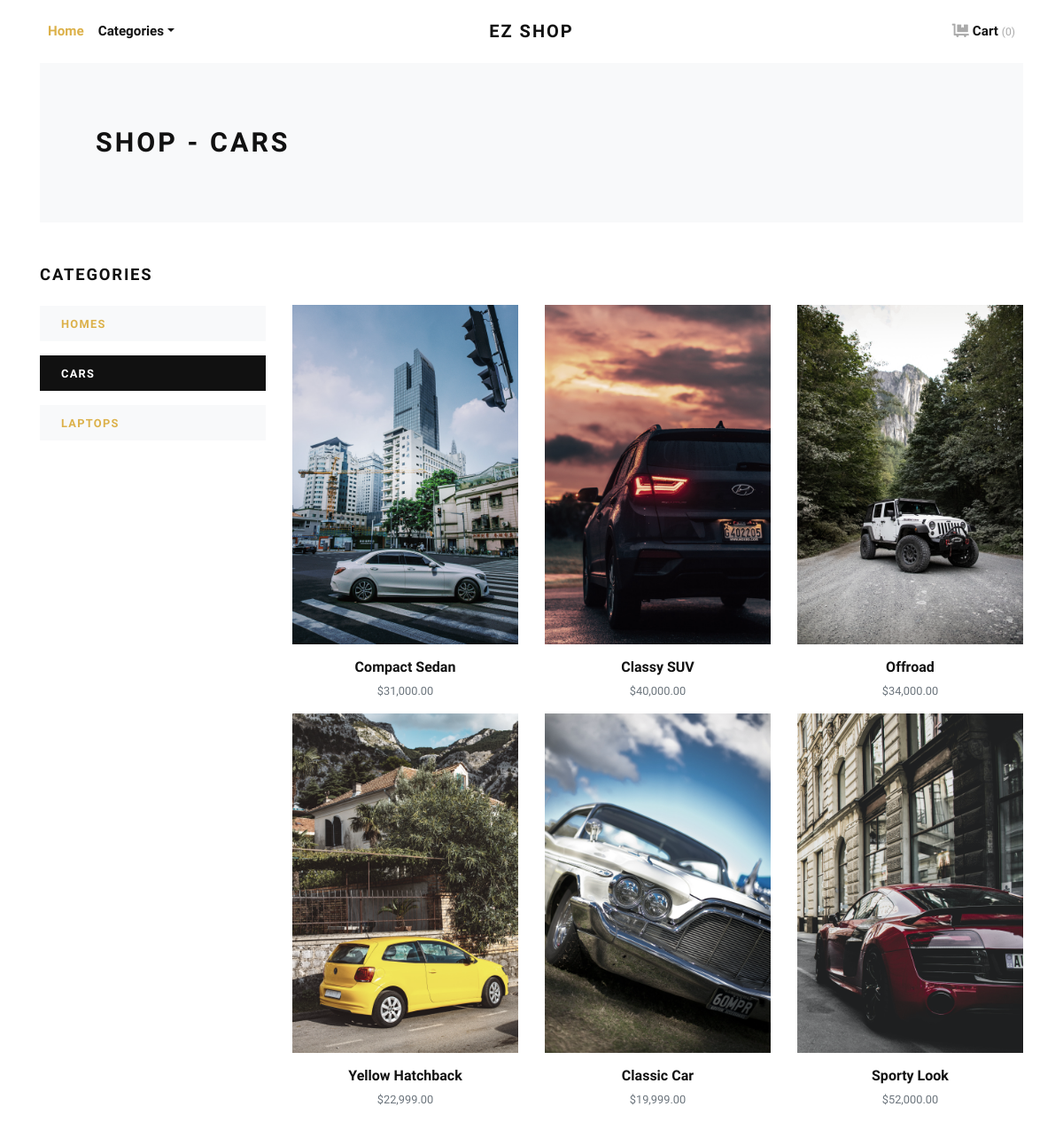
Screenshot of /cars/ with the database file from the repository.
### estore/models.py (models this page shows, shortened)
class Category(models.Model):
    title = models.CharField(max_length=50, verbose_name="Category Title")
    url_slug = models.SlugField(max_length=55, verbose_name="Category URL Slug")
    category_image = models.ImageField(upload_to='category', blank=True, null=True, verbose_name="Category Image")
    created_at = models.DateTimeField(auto_now_add=True, verbose_name="Created Date")
    class Meta:
        verbose_name_plural = 'Categories'
        ordering = ('-created_at', )

class Product(models.Model):
    title = models.CharField(max_length=150, verbose_name="Product Title")
    product_image = models.ImageField(upload_to='product', blank=True, null=True, verbose_name="Product Image")
    price = models.DecimalField(max_digits=8, decimal_places=2)
    category = models.ForeignKey(Category, verbose_name="Product Categoy", on_delete=models.CASCADE)
    created_at = models.DateTimeField(auto_now_add=True, verbose_name="Created Date")
    class Meta:
        verbose_name_plural = 'Products'
        ordering = ('-created_at', )

### estore/views.py (the view)
# urls.py: path('<slug:url_slug>/', views.category_products, name="category-products")
def category_products(request, url_slug):
    category = get_object_or_404(Category, url_slug=url_slug)
    products = Product.objects.filter(category=category)
    categories = Category.objects.all()
    context = {
        'category': category,
        'products': products,
        'categories': categories,
    }
    return render(request, 'estore/category_products.html', context)

### estore/context_helper.py (called while the page is built)
def store_menu(request):
    categories = Category.objects.filter()
    context = {
        'categories_menu': categories,
    }
    return context

def cart_menu(request):
    cart_items = Cart.objects.all()
    context = { 'cart_items': cart_items }
    return context

### estore/templates/estore/category_products.html (shortened to what this page needs)
{% extends 'estore/base.html' %}
{% load static %}
{% load humanize %}
{% block content %}
<div class="container">
  <section class="py-5 bg-light">
    <div class="container">
      <div class="row px-4 px-lg-5 py-lg-4 align-items-center">
        <div class="col-lg-6">
          <h1 class="h2 text-uppercase mb-0">Shop - {{category.title}}</h1>
        </div>
      </div>
    </div>
  </section>
  <section class="py-5">
    <div class="container p-0">
      <div class="row">
        <div class="col-lg-3 order-2 order-lg-1">
          <h5 class="text-uppercase mb-4">Categories</h5>
          {% if categories %}
          {% for cat in categories %}
          <a href="{% url 'estore:category-products' cat.url_slug %}">
            <div class="py-2 px-4 {% if category == cat %}bg-dark text-white {% else %}bg-light{% endif %} mb-3">
              <strong class="small text-uppercase font-weight-bold">{{cat.title}}</strong>
            </div>
          </a>
          {% endfor %}
          {% endif %}
        </div>
        <div class="col-lg-9 order-1 order-lg-2 mb-5 mb-lg-0">
          <div class="row" style="margin-top: 45px;">
            {% if products %}
            {% for product in products %}
            <div class="col-lg-4 col-sm-6">
              <div class="product text-center">
                <div class="mb-3 position-relative">
                  <img class="img-fluid w-100" src="{{product.product_image.url}}" alt="{{product.title}}">
                </div>
                <h6>{{product.title}}</h6>
                <p class="small text-muted">${{product.price|intcomma}}</p>
              </div>
            </div>
            {% endfor %}
            {% endif %}
          </div>
        </div>
      </div>
    </div>
  </section>
</div>
{% endblock content %}

### estore/templates/estore/base.html (shortened to what this page needs)
{% load static %}
<!DOCTYPE html>
<html>
<head>
  <link rel="stylesheet" href="{% static 'vendor/bootstrap/css/bootstrap.min.css' %}">
  <link rel="stylesheet" href="{% static 'vendor/lightbox2/css/lightbox.min.css' %}">
  <link rel="stylesheet" href="{% static 'vendor/nouislider/nouislider.min.css' %}">
  <link rel="stylesheet" href="{% static 'vendor/bootstrap-select/css/bootstrap-select.min.css' %}">
  <link rel="stylesheet" href="{% static 'vendor/owl.carousel2/assets/owl.carousel.min.css' %}">
  <link rel="stylesheet" href="{% static 'vendor/owl.carousel2/assets/owl.theme.default.css' %}">
  <link rel="stylesheet" href="{% static 'css/style.default.css' %}" id="theme-stylesheet">
  <link rel="stylesheet" href="{% static 'css/custom.css' %}">
</head>
<body>
  <div class="page-holder">
    {% include 'estore/navbar.html' %}
    {% block content %}
    {% endblock content %}
    {% include 'estore/scripts.html' %}

### estore/templates/estore/navbar.html (shortened to what this page needs)
{% load static %}
<header class="header bg-white">
  <div class="container px-0 px-lg-3">
    <nav class="navbar navbar-expand-lg navbar-light py-3 px-lg-0"><a class="navbar-brand"
        href="{% url 'estore:home' %}"><span class="font-weight-bold text-uppercase text-dark">EZ Shop</span></a>
      <div class="collapse navbar-collapse" id="navbarSupportedContent">
        <ul class="navbar-nav mr-auto">
          <li class="nav-item">
            <a class="nav-link active" href="{% url 'estore:home' %}">Home</a>
          </li>
          <li class="nav-item dropdown"><a class="nav-link dropdown-toggle" id="pagesDropdown" href="#"
              data-toggle="dropdown" aria-haspopup="true" aria-expanded="false">Categories</a>
          </li>
        </ul>
        <ul class="navbar-nav ml-auto">
          <li class="nav-item">
            <a class="nav-link" href="{% url 'estore:cart' %}">
              <i class="fas fa-dolly-flatbed mr-1 text-gray"></i>Cart
              <small class="text-gray">({{cart_items.count}})</small>
            </a>
          </li>
        </ul>
      </div>
    </nav>
  </div>
</header>

### estore/templates/estore/scripts.html (shortened to what this page needs)
{% load static %}
      <link rel="stylesheet" href="https://use.fontawesome.com/releases/v5.7.1/css/all.css">
    </div>
  </body>
</html>

### static/css/style.default.css (style rules this page uses)
.text-gray { color: #aaa !important; }
strong { font-weight: 700; }
.navbar { position: relative; }
@media (min-width: 992px) { .navbar-brand { position: absolute; top: 50%; left: 50%; -webkit-transform: translate(-50%, -50%); transform: translate(-50%, -50%); } }
.product img { -webkit-filter: grayscale(40%); filter: grayscale(40%); transition: all 0.3s; }
.text-uppercase { text-transform: uppercase; letter-spacing: 0.1em; }
.navbar { padding: 0.5rem 1rem; }
.navbar-brand { display: inline-block; padding-top: 0.3125rem; padding-bottom: 0.3125rem; margin-right: 1rem; font-size: 1.25rem; }
.navbar-light .navbar-brand { color: #dcb14a; }
.navbar-light .navbar-nav .nav-link { color: rgba(17, 17, 17, 0.99); font-weight: 800; font-size: 0.95rem; transition: all 0.3s; }
.navbar-light .navbar-nav .show > .nav-link, .navbar-light .navbar-nav .active > .nav-link, .navbar-light .navbar-nav .nav-link.show, .navbar-light .navbar-nav .nav-link.active { color: #dcb14a; }
body { font-family: "Libre Franklin", sans-serif; font-size: 1rem; font-weight: 400; line-height: 1.5; color: #111111; background-color: #fff; }
a { color: #dcb14a; text-decoration: none; }
h1, h2, h3, h4, h5, h6, .h1, .h2, .h3, .h4, .h5, .h6 { margin-bottom: 0.5rem; font-family: inherit; font-weight: 900; line-height: 1.2; color: inherit; }
h1, .h1 { font-size: 2.2rem; }
h2, .h2 { font-size: 1.9rem; }
h5, .h5 { font-size: 1.15rem; }
h6, .h6 { font-size: 1rem; }
small, .small { font-size: 80%; font-weight: 400; }
.bg-light { background-color: #f8f9fa !important; }
.bg-dark { background-color: #111111 !important; }
.text-dark { color: #111111 !important; }
.nav-link { padding: 0.5rem 1rem; }

### rows the page displays
Category: title "CARS"
Category: title "HOMES"
Category: title "LAPTOPS"
Product: product_image (picture), title "Compact Sedan", price "31,000.00"
Product: product_image (picture), title "Classy SUV", price "40,000.00"
Product: product_image (picture), title "Offroad", price "34,000.00"
Product: product_image (picture), title "Yellow Hatchback", price "22,999.00"
Product: product_image (picture), title "Classic Car", price "19,999.00"
Product: product_image (picture), title "Sporty Look", price "52,000.00"

### other values shown
{{ cart_items.count }} "0"
